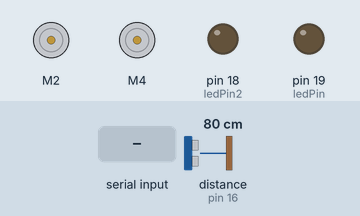
This sketch was run on a simulated Arduino Uno, built with avr-gcc and run on an emulated ATmega328P. Parts: 2 × DC motor (green arrow = forward, orange = backward, longer = faster), output pins drawn as LEDs (lit = HIGH). Dashed ring = blinking. Inputs (shaded band) come from the test bench; at power-on: distance to the obstacle (sensor on pin 16) 80 cm. The echo pulse lasts 58.3 µs per cm; what the sketch prints to the serial monitor is not drawn.

Above: at 1.3 s.
1.4 s: "W" received over the second serial link
At 4.36 s:
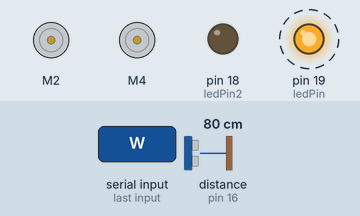
4.4 s: "F" received over the second serial link
At 7.32 s:
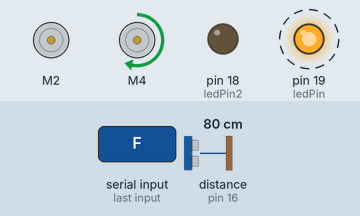
7.4 s: "B" received over the second serial link
At 10.23 s:
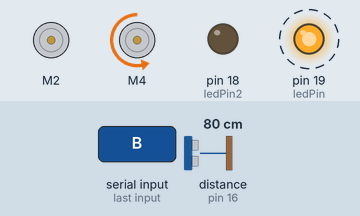
10.4 s: "L" received over the second serial link
At 10.64 s:
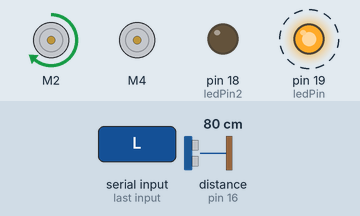
13.4 s: "R" received over the second serial link
At 13.55 s:
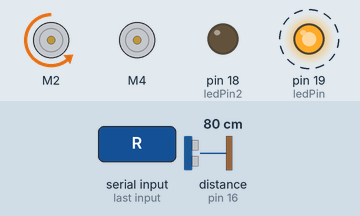
16.4 s: "G" received over the second serial link
At 16.87 s:
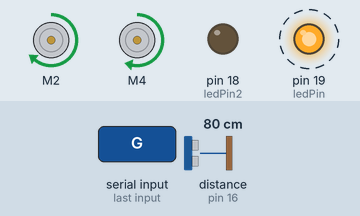
Timing chart, 0 to 20.4 s (numbered marks = the images above; inputs shaded):
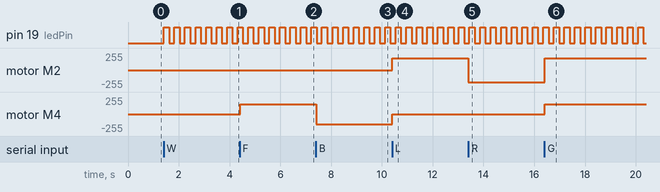

Measured:
- after the input at 1.4 s, pin 19 (ledPin): alternates HIGH for 0.21 s and LOW for 0.21 s, starting at once
- after the input at 4.4 s, motor M4: stopped → forward 150/255 at once
- after the input at 7.4 s, motor M4: forward 150/255 → backward 150/255 at once
- after the input at 10.4 s, motor M2: stopped → forward 180/255 at once; motor M4: backward 150/255 → stopped at once
- after the input at 13.4 s, motor M2: forward 180/255 → backward 180/255 at once
- after the input at 16.4 s, motor M2: backward 180/255 → forward 180/255 at once; motor M4: stopped → forward 150/255 at once

The sketch:

Bluetooth.ino
```cpp
// (licence header left out)
#include<NewPing.h>
#include <SoftwareSerial.h>
#include<AFMotor.h>
#define ECHO_PIN 16 // Echo Pin
#define TRIGGER_PIN 17 // Trigger Pin
#define MAX_DISTANCE 200


AF_DCMotor motor1(2);
AF_DCMotor motor2(4);


int bluetoothTx = 14;  // TX-O pin of bluetooth mate, Arduino D2
int bluetoothRx = 15;  // RX-I pin of bluetooth mate, Arduino D3
const int ledPin = 19;
const int ledPin2 = 18;
int ledState = LOW;
int ledState2 = LOW;
char data;
int data2;
int data3;
int data4;
unsigned long previousMillis = 0;
const long interval = 200;
SoftwareSerial bluetooth(bluetoothTx, bluetoothRx);
NewPing sonar(TRIGGER_PIN, ECHO_PIN, MAX_DISTANCE); // NewPing setup of pins and maximum distance.

void setup()
{
  Serial.begin(115200);  // Begin the serial monitor at 9600bps
  motor1.setSpeed(180);
  motor1.run(RELEASE);
  motor2.setSpeed(150);
  motor2.run(RELEASE);
  pinMode(18, OUTPUT);
  pinMode(19,OUTPUT);
  bluetooth.begin(115200);  // The Bluetooth Mate defaults to 115200bps
  bluetooth.print("$");  // Print three times individually
  bluetooth.print("$");
  bluetooth.print("$");  // Enter command mode
  delay(100);  // Short delay, wait for the Mate to send back CMD
  bluetooth.println("U,9600,N");  // Temporarily Change the baudrate to 9600, no parity
  // 115200 can be too fast at times for NewSoftSerial to relay the data reliably
  bluetooth.begin(9600);  // Start bluetooth serial at 9600
}

void loop()
{
  if(bluetooth.available())  // If the bluetooth sent any characters
  {
    data=((char)bluetooth.read());
    Serial.println(data);
    // Send any characters the bluetooth receive and prints to the serial monitor
    if(data == 'F'){
    // motor1 forward
    //motor2 off
    motor1.run(RELEASE);
    motor2.run(FORWARD);
  }else if(data == 'B'){
   motor1.run(RELEASE);
   motor2.run(BACKWARD);
  }else if(data == 'L'){
    motor1.run(FORWARD);
    motor2.run(RELEASE);
  }else if(data == 'R'){
    motor1.run(BACKWARD);
    motor2.run(RELEASE);
  }else if(data == 'G'){
    motor1.run(FORWARD);
    motor2.run(FORWARD);
  }else if(data == 'H'){
    motor1.run(FORWARD);
    motor2.run(BACKWARD);
  }else if(data == 'I'){
    motor1.run(BACKWARD);
    motor2.run(FORWARD);
  }else if(data == 'J'){
    motor1.run(BACKWARD);
    motor2.run(BACKWARD);
  }else if(data == 'W'){
    data2 = 1;
  }else if(data == 'w'){
    data2 = 0;
  }else if(data == 'U'){
    data3 = 1;
  }else if(data == 'u'){
    data3 = 0;
  }else if(data == 'X'){
    data4 = 1;
  }else if(data == 'x'){
    data4 = 0;
  }else{
    motor1.run(RELEASE);
    motor2.run(RELEASE);
  }
 }

 //Calculate the distance (in cm) based on the speed of sound.
 Serial.print(sonar.ping_cm());

//Blink
if(data2 == 1){
 unsigned long currentMillis = millis();

  if (currentMillis - previousMillis >= interval) {
    // save the last time you blinked the LED
    previousMillis = currentMillis;

    // if the LED is off turn it on and vice-versa:
    if (ledState == LOW) {
      ledState = HIGH;
    } else {
      ledState = LOW;
    }
// set the LED with the ledState of the variable:
    digitalWrite(ledPin, ledState);
  }
}else if(data3 == 1){
 unsigned long currentMillis = millis();

  if (currentMillis - previousMillis >= interval) {
    // save the last time you blinked the LED
    previousMillis = currentMillis;

    // if the LED is off turn it on and vice-versa:
    if (ledState2 == LOW) {
      ledState2 = HIGH;
    } else {
      ledState2 = LOW;
    }
// set the LED with the ledState of the variable:
    digitalWrite(ledPin2, ledState2);
  }
  //open headlights
}else if(data4 == 1){
  digitalWrite(ledPin2,HIGH);
  digitalWrite(ledPin,HIGH);
}else{
  digitalWrite(ledPin2,LOW);
  digitalWrite(ledPin,LOW);
}

//Stop if the distance to object is 20cm away
if(sonar.ping_cm() <= 40){
  motor1.run(RELEASE);
  motor2.run(RELEASE);
}
 delay(10);
  // and loop forever and ever!
}
```
